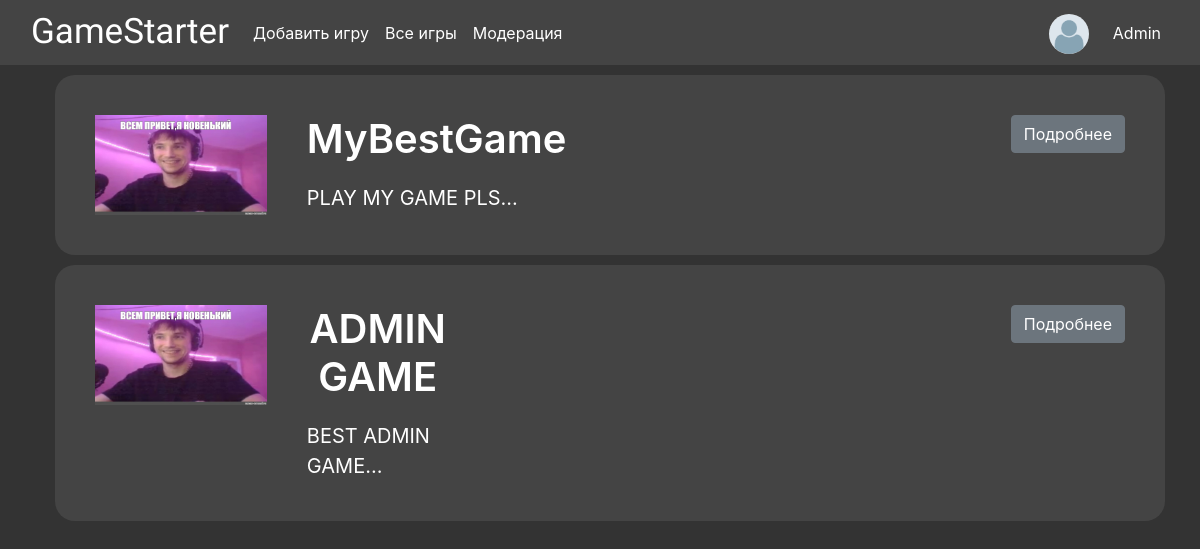
The page / (signed in) on the database its author committed.
### data/users.py (models this page shows, shortened)
class User(SqlAlchemyBase, SerializerMixin, UserMixin):
    __tablename__ = 'users'
    id = sqlalchemy.Column(sqlalchemy.Integer, primary_key=True, autoincrement=True)
    name = sqlalchemy.Column(sqlalchemy.String, nullable=True)
    nickname = sqlalchemy.Column(sqlalchemy.String, nullable=True)
    is_moderator = sqlalchemy.Column(sqlalchemy.Boolean, nullable=True)
    favorites = sqlalchemy.Column(sqlalchemy.String, nullable=True)
    email = sqlalchemy.Column(sqlalchemy.String, nullable=True, unique=True)
    hashed_password = sqlalchemy.Column(sqlalchemy.String, nullable=True)
    games_when_collaborate = orm.relationship('Game', backref='collaborator', secondary="association")
    profile_image = sqlalchemy.Column(sqlalchemy.String, default='/static/profile_images/default.png')
    notifications = orm.relationship('Notification', back_populates='user')
    games = orm.relationship("Game", back_populates='user')
    comments = orm.relationship('Comment', back_populates='user')
    games_likes = orm.relationship('Game', overlaps="games_dislikes")
    games_dislikes = orm.relationship('Game', overlaps="games_likes")
    comment_likes = orm.relationship('Comment', overlaps="comments_dislikes")
    comment_dislikes = orm.relationship('Comment', overlaps="comment_likes")

### data/games.py (models this page shows)
class Game(SqlAlchemyBase, SerializerMixin):
    __tablename__ = 'games'
    id = sqlalchemy.Column(sqlalchemy.Integer, primary_key=True, autoincrement=True)
    author = sqlalchemy.Column(sqlalchemy.Integer, sqlalchemy.ForeignKey("users.id"))
    name = sqlalchemy.Column(sqlalchemy.String, nullable=True)
    description = sqlalchemy.Column(sqlalchemy.String, nullable=True)
    github_link = sqlalchemy.Column(sqlalchemy.String, nullable=True)
    in_moderate = sqlalchemy.Column(sqlalchemy.Boolean, nullable=True)
    game_files = sqlalchemy.Column(sqlalchemy.String, nullable=True)
    likes = sqlalchemy.Column(sqlalchemy.Integer)
    dislikes = sqlalchemy.Column(sqlalchemy.Integer)
    photo = orm.relationship('Photo', back_populates='game')
    user = orm.relationship('User')
    comments = orm.relationship('Comment', back_populates='game')

### data/photo.py (models this page shows)
class Photo(SqlAlchemyBase, SerializerMixin):
    __tablename__ = 'photo'
    id = sqlalchemy.Column(sqlalchemy.Integer, primary_key=True, autoincrement=True)
    path = sqlalchemy.Column(sqlalchemy.String)
    parent_game = sqlalchemy.Column(sqlalchemy.Integer, sqlalchemy.ForeignKey("games.id"))
    game = orm.relationship('Game')

### main.py (the view)
@app.route('/')
def index():
    if not current_user.is_authenticated:
        return redirect('/preview')
    db_sess = db_session.create_session()
    games = db_sess.query(Game).filter(Game.in_moderate == False).all()
    photos = [game.photo[0] for game in games]
    return render_template('moderation.html', title='GameStarter', games=games, photos=photos)

### data/db_session.py (called while the page is built)
def create_session() -> Session:
    global __factory
    return __factory()

### main.py (called while the page is built)
@login_manager.user_loader
def load_user(user_id):
    db_sess = db_session.create_session()
    return db_sess.get(User, user_id)

### templates/moderation.html
{% extends "base.html" %}
{% block content %}
<div class="small-content">
{% for game in games %}
    <div class="game content">
        <div class="image">
            <img src="{{photos[loop.index0].path}}" alt="{{ game.title }}">
        </div>
        <div class="game-description">
            <h1>{{game.name}}</h1>
            <p>{{game.description[:40]}}...</p>
        </div>
        <div class="buttons-more">
            <a href="/game/{{ game.name }}" class="btn btn-secondary">Подробнее</a>
        </div>
    </div>
{% endfor %}
</div>
{% endblock %}

### templates/base.html (shortened to what this page needs)
<!doctype html>
<html lang="en">
<head>
    <link rel="stylesheet" href="https://cdn.jsdelivr.net/npm/bootstrap@4.0.0/dist/css/bootstrap.min.css"
>
    <link rel="stylesheet" href="/static/css/style.css">
    <link rel="stylesheet" href="/static/css/profile.css">
    <link rel="stylesheet" href="/static/css/moderation.css">
    <link rel="stylesheet" href="/static/css/game_page.css">
</head>
<body>
<header>
    <nav class="navbar navbar-expand-lg bg-body-tertiary navbar-dark">
        <div class="container-fluid">
            <a class="navbar-brand" href="/">GameStarter</a>
            {% if current_user.is_authenticated %}
            <div class="collapse navbar-collapse" id="navbarSupportedContent">
                <ul class="navbar-nav me-auto mb-2 mb-lg-0">
                    <li class="nav-item">
                        <a class="nav-link active" aria-current="page" href="/game/add">Добавить игру</a>
                    </li>
                    <li>
                        <a class="nav-link active" aria-current="page" href="/">Все игры</a>
                    </li>
                    {% if current_user.is_moderator %}
                    <li class="nav-item">
                        <a class="nav-link active" aria-current="page" href="/moderation">Модерация</a>
                    </li>
                    {% endif %}
                </ul>
            </div>
            <a class="navbar-brand" href="/profile/{{current_user.nickname}}"><img class="navbar-user-image" src="{{current_user.profile_image}}" alt=""></a>
            <div class="navbar-nav">
                <li class="nav-item">
                    <a class="nav-link active" aria-current="page" href="/profile/{{current_user.nickname}}">{{current_user.nickname}}</a>
                </li>
            </div>
            {% endif %}
        </div>
    </nav>
</header>
<main role="main" class="container">
    {% block content %}{% endblock %}
</main>
</body>
</html>

### static/css/style.css (style rules this page uses)
body { background-color: #333; color: white; }
nav { background-color: #444; max-height: 65px; }
.navbar-brand { font-family: "Jersey 15"; font-size: 35px; height: fit-content; width: fit-content; }
.navbar-user-image { border-radius: 50%; width: 40px; height: 40px; }

### static/css/moderation.css (style rules this page uses)
.image img { height: 100px; max-width: 200px; margin: 20px; }
.game { display:inline-flex; flex-direction: row; background-color: #444; margin: 30px; border-radius: 20px; width: 100%; }
.buttons-more { margin: 20px; width: 100%; text-align: right; }
.game h1 { margin: 20px; }
.game p { margin: 20px; }

### static/css/game_page.css (style rules this page uses)
.content { padding: 20px; border-radius: 20px; margin: 10px; background-color: #444; display: flex; justify-content: space-between; }
.content h1 { font-size: 40px; font-weight: 600; text-align: center; }
.content p { font-size: 20px; }

### rows shown on the page
User: profile_image (placeholder picture), nickname "Admin"
Game: path (picture), name "MyBestGame", description "PLAY MY GAME PLS"
Game: path (picture), name "ADMIN GAME", description "BEST ADMIN GAME"
